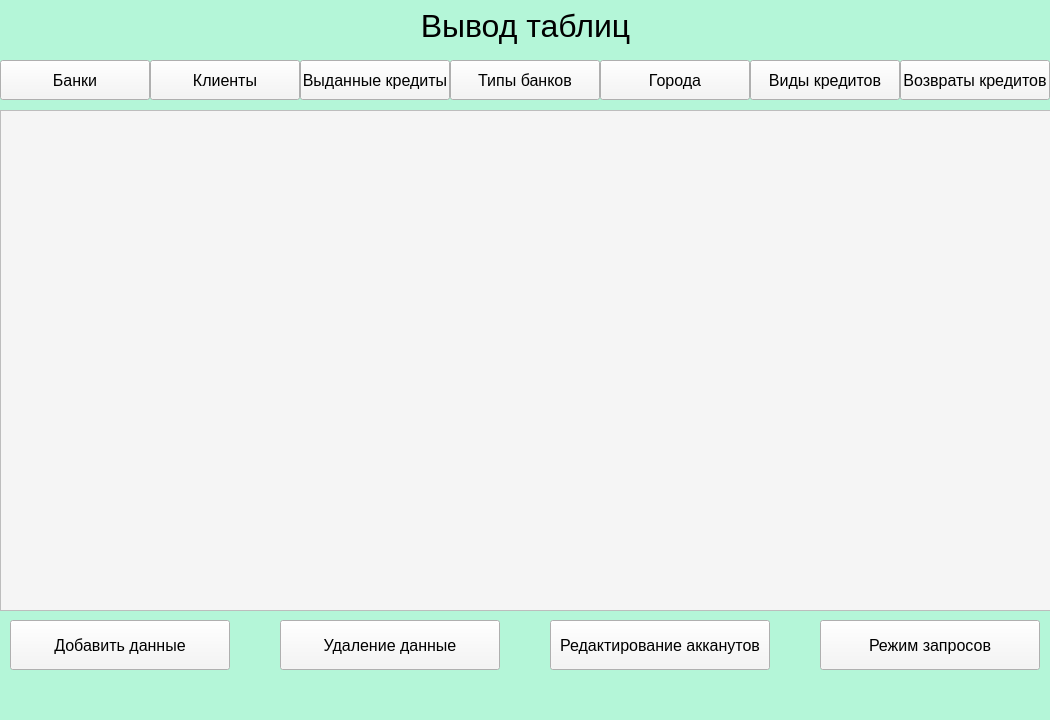
<?xml version="1.0" encoding="UTF-8"?>
<ui version="4.0">
 <class>MainWindow</class>
 <widget class="QMainWindow" name="MainWindow">
  <property name="geometry">
   <rect>
    <x>0</x>
    <y>0</y>
    <width>1050</width>
    <height>720</height>
   </rect>
  </property>
  <property name="font">
   <font>
    <family>Calibri</family>
    <pointsize>18</pointsize>
   </font>
  </property>
  <property name="windowTitle">
   <string>MainWindow</string>
  </property>
  <property name="styleSheet">
   <string notr="true">background-color: rgb(180, 246, 216)</string>
  </property>
  <widget class="QWidget" name="centralwidget">
   <widget class="QPushButton" name="bank">
    <property name="geometry">
     <rect>
      <x>0</x>
      <y>60</y>
      <width>150</width>
      <height>40</height>
     </rect>
    </property>
    <property name="font">
     <font>
      <pointsize>-1</pointsize>
      <weight>50</weight>
      <italic>false</italic>
      <bold>false</bold>
     </font>
    </property>
    <property name="styleSheet">
     <string notr="true">font-size: 16px;
font: &quot;Yu Gothic UI Semibold&quot;;
background-color: rgb(245, 245, 245)</string>
    </property>
    <property name="text">
     <string>Банки</string>
    </property>
   </widget>
   <widget class="QTableWidget" name="tableWidget">
    <property name="geometry">
     <rect>
      <x>0</x>
      <y>110</y>
      <width>1051</width>
      <height>501</height>
     </rect>
    </property>
    <property name="font">
     <font>
      <pointsize>-1</pointsize>
      <weight>50</weight>
      <italic>false</italic>
      <bold>false</bold>
     </font>
    </property>
    <property name="styleSheet">
     <string notr="true">font-size: 16px;
font: &quot;Yu Gothic UI Semibold&quot;;
background-color: rgb(245, 245, 245)</string>
    </property>
   </widget>
   <widget class="QLabel" name="label_3">
    <property name="geometry">
     <rect>
      <x>0</x>
      <y>0</y>
      <width>1051</width>
      <height>51</height>
     </rect>
    </property>
    <property name="font">
     <font>
      <pointsize>-1</pointsize>
      <weight>50</weight>
      <italic>false</italic>
      <bold>false</bold>
     </font>
    </property>
    <property name="styleSheet">
     <string notr="true">color: rgb(0, 0, 0);
font-size: 32px;
font: &quot;Arial Black&quot;;</string>
    </property>
    <property name="text">
     <string>Вывод таблиц</string>
    </property>
    <property name="alignment">
     <set>Qt::AlignCenter</set>
    </property>
   </widget>
   <widget class="QPushButton" name="client">
    <property name="geometry">
     <rect>
      <x>150</x>
      <y>60</y>
      <width>150</width>
      <height>40</height>
     </rect>
    </property>
    <property name="font">
     <font>
      <pointsize>-1</pointsize>
      <weight>50</weight>
      <italic>false</italic>
      <bold>false</bold>
     </font>
    </property>
    <property name="styleSheet">
     <string notr="true">font-size: 16px;
font: &quot;Yu Gothic UI Semibold&quot;;
background-color: rgb(245, 245, 245)</string>
    </property>
    <property name="text">
     <string>Клиенты</string>
    </property>
   </widget>
   <widget class="QPushButton" name="bamk_type">
    <property name="geometry">
     <rect>
      <x>450</x>
      <y>60</y>
      <width>150</width>
      <height>40</height>
     </rect>
    </property>
    <property name="font">
     <font>
      <pointsize>-1</pointsize>
      <weight>50</weight>
      <italic>false</italic>
      <bold>false</bold>
     </font>
    </property>
    <property name="styleSheet">
     <string notr="true">font-size: 16px;
font: &quot;Yu Gothic UI Semibold&quot;;
background-color: rgb(245, 245, 245)</string>
    </property>
    <property name="text">
     <string>Типы банков</string>
    </property>
   </widget>
   <widget class="QPushButton" name="city">
    <property name="geometry">
     <rect>
      <x>600</x>
      <y>60</y>
      <width>150</width>
      <height>40</height>
     </rect>
    </property>
    <property name="font">
     <font>
      <pointsize>-1</pointsize>
      <weight>50</weight>
      <italic>false</italic>
      <bold>false</bold>
     </font>
    </property>
    <property name="styleSheet">
     <string notr="true">font-size: 16px;
font: &quot;Yu Gothic UI Semibold&quot;;
background-color: rgb(245, 245, 245)</string>
    </property>
    <property name="text">
     <string>Города</string>
    </property>
   </widget>
   <widget class="QPushButton" name="Queries_button">
    <property name="geometry">
     <rect>
      <x>820</x>
      <y>620</y>
      <width>220</width>
      <height>50</height>
     </rect>
    </property>
    <property name="font">
     <font>
      <pointsize>-1</pointsize>
      <weight>50</weight>
      <italic>false</italic>
      <bold>false</bold>
     </font>
    </property>
    <property name="styleSheet">
     <string notr="true">font-size: 16px;
font: &quot;Yu Gothic UI Semibold&quot;;
background-color: rgb(245, 245, 245)</string>
    </property>
    <property name="text">
     <string>Режим запросов</string>
    </property>
   </widget>
   <widget class="QPushButton" name="Workers_button">
    <property name="geometry">
     <rect>
      <x>550</x>
      <y>620</y>
      <width>220</width>
      <height>50</height>
     </rect>
    </property>
    <property name="font">
     <font>
      <pointsize>-1</pointsize>
      <weight>50</weight>
      <italic>false</italic>
      <bold>false</bold>
     </font>
    </property>
    <property name="styleSheet">
     <string notr="true">font-size: 16px;
font: &quot;Yu Gothic UI Semibold&quot;;
background-color: rgb(245, 245, 245)</string>
    </property>
    <property name="text">
     <string>Редактирование акканутов</string>
    </property>
   </widget>
   <widget class="QPushButton" name="Change_button">
    <property name="geometry">
     <rect>
      <x>10</x>
      <y>620</y>
      <width>220</width>
      <height>50</height>
     </rect>
    </property>
    <property name="font">
     <font>
      <pointsize>-1</pointsize>
      <weight>50</weight>
      <italic>false</italic>
      <bold>false</bold>
     </font>
    </property>
    <property name="styleSheet">
     <string notr="true">font-size: 16px;
font: &quot;Yu Gothic UI Semibold&quot;;
background-color: rgb(245, 245, 245)</string>
    </property>
    <property name="text">
     <string>Добавить данные</string>
    </property>
   </widget>
   <widget class="QPushButton" name="Delete_button">
    <property name="geometry">
     <rect>
      <x>280</x>
      <y>620</y>
      <width>220</width>
      <height>50</height>
     </rect>
    </property>
    <property name="font">
     <font>
      <pointsize>-1</pointsize>
      <weight>50</weight>
      <italic>false</italic>
      <bold>false</bold>
     </font>
    </property>
    <property name="styleSheet">
     <string notr="true">font-size: 16px;
font: &quot;Yu Gothic UI Semibold&quot;;
background-color: rgb(245, 245, 245)</string>
    </property>
    <property name="text">
     <string>Удаление данные</string>
    </property>
   </widget>
   <widget class="QPushButton" name="credit">
    <property name="geometry">
     <rect>
      <x>300</x>
      <y>60</y>
      <width>150</width>
      <height>40</height>
     </rect>
    </property>
    <property name="font">
     <font>
      <pointsize>-1</pointsize>
      <weight>50</weight>
      <italic>false</italic>
      <bold>false</bold>
     </font>
    </property>
    <property name="styleSheet">
     <string notr="true">font-size: 16px;
font: &quot;Yu Gothic UI Semibold&quot;;
background-color: rgb(245, 245, 245)</string>
    </property>
    <property name="text">
     <string>Выданные кредиты</string>
    </property>
   </widget>
   <widget class="QPushButton" name="return_credit">
    <property name="geometry">
     <rect>
      <x>900</x>
      <y>60</y>
      <width>150</width>
      <height>40</height>
     </rect>
    </property>
    <property name="font">
     <font>
      <pointsize>-1</pointsize>
      <weight>50</weight>
      <italic>false</italic>
      <bold>false</bold>
     </font>
    </property>
    <property name="styleSheet">
     <string notr="true">font-size: 16px;
font: &quot;Yu Gothic UI Semibold&quot;;
background-color: rgb(245, 245, 245)</string>
    </property>
    <property name="text">
     <string>Возвраты кредитов</string>
    </property>
   </widget>
   <widget class="QPushButton" name="credit_type">
    <property name="geometry">
     <rect>
      <x>750</x>
      <y>60</y>
      <width>150</width>
      <height>40</height>
     </rect>
    </property>
    <property name="font">
     <font>
      <pointsize>-1</pointsize>
      <weight>50</weight>
      <italic>false</italic>
      <bold>false</bold>
     </font>
    </property>
    <property name="styleSheet">
     <string notr="true">font-size: 16px;
font: &quot;Yu Gothic UI Semibold&quot;;
background-color: rgb(245, 245, 245)</string>
    </property>
    <property name="text">
     <string>Виды кредитов</string>
    </property>
   </widget>
  </widget>
  <widget class="QMenuBar" name="menubar">
   <property name="geometry">
    <rect>
     <x>0</x>
     <y>0</y>
     <width>1050</width>
     <height>21</height>
    </rect>
   </property>
  </widget>
  <widget class="QStatusBar" name="statusbar"/>
 </widget>
 <resources/>
 <connections/>
</ui>
